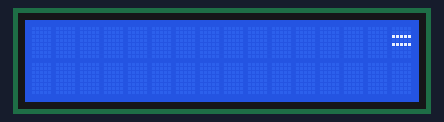
Recording of a sketch running on a simulated Arduino Uno, built with avr-gcc and run on an emulated ATmega328P. Parts: 16×2 character LCD.

Above: at 0.1 s.
At 2.1 s:
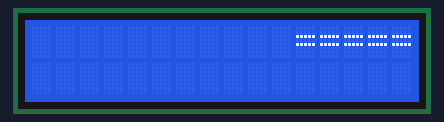
At 4.1 s:
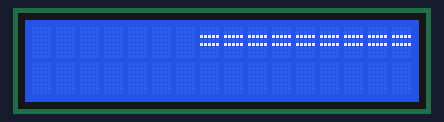
At 8.6 s:
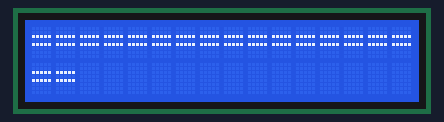
At 12.6 s:
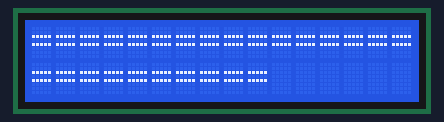
At 17.1 s:
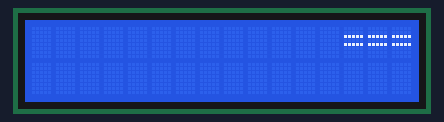

Measured:
- by itself, everything shown: repeats every 16.0 s, in 33 steps
- what the display in image 1 shows lasts 0.5 s, from 2.1 s to 2.6 s

The sketch:

_11__.ino
```cpp
#include <LiquidCrystal.h>
LiquidCrystal lcd(12, 11, 5, 4, 3, 2);
void setup() {
  // put your setup code here, to run once:
  lcd.begin(16, 2);
}

void loop() {
  // put your main code here, to run repeatedly:
    lcd.setCursor(15, 0);//从左到右表示列0-15，从上到下行0-1
    for(int i=0;i<16;i++)
   {
    lcd.rightToLeft();
    lcd.print("=");
    delay(500);
   }
   lcd.setCursor(0, 1);
    for(int i=0;i<16;i++)
   {
    lcd.leftToRight();
    lcd.print("=");
    delay(500);
   }
   lcd.clear();
}
```
